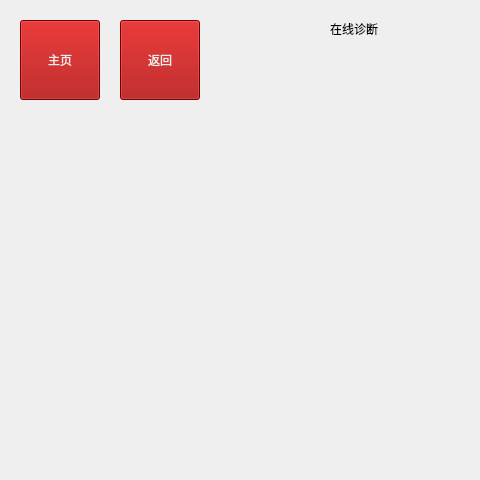
<?xml version="1.0" encoding="UTF-8"?>
<ui version="4.0">
 <class>FormOnline</class>
 <widget class="QWidget" name="FormOnline">
  <property name="geometry">
   <rect>
    <x>0</x>
    <y>0</y>
    <width>480</width>
    <height>480</height>
   </rect>
  </property>
  <property name="windowTitle">
   <string>Form</string>
  </property>
  <widget class="QLabel" name="label">
   <property name="geometry">
    <rect>
     <x>330</x>
     <y>20</y>
     <width>67</width>
     <height>17</height>
    </rect>
   </property>
   <property name="text">
    <string>在线诊断</string>
   </property>
  </widget>
  <widget class="QPushButton" name="pushButton_main">
   <property name="geometry">
    <rect>
     <x>20</x>
     <y>20</y>
     <width>80</width>
     <height>80</height>
    </rect>
   </property>
   <property name="styleSheet">
    <string notr="true">background-color: rgb(164, 0, 0);
color: rgb(238, 238, 236);</string>
   </property>
   <property name="text">
    <string>主页</string>
   </property>
  </widget>
  <widget class="QPushButton" name="pushButton_last">
   <property name="geometry">
    <rect>
     <x>120</x>
     <y>20</y>
     <width>80</width>
     <height>80</height>
    </rect>
   </property>
   <property name="styleSheet">
    <string notr="true">background-color: rgb(164, 0, 0);
color: rgb(238, 238, 236);</string>
   </property>
   <property name="text">
    <string>返回</string>
   </property>
  </widget>
 </widget>
 <resources/>
 <connections/>
</ui>
